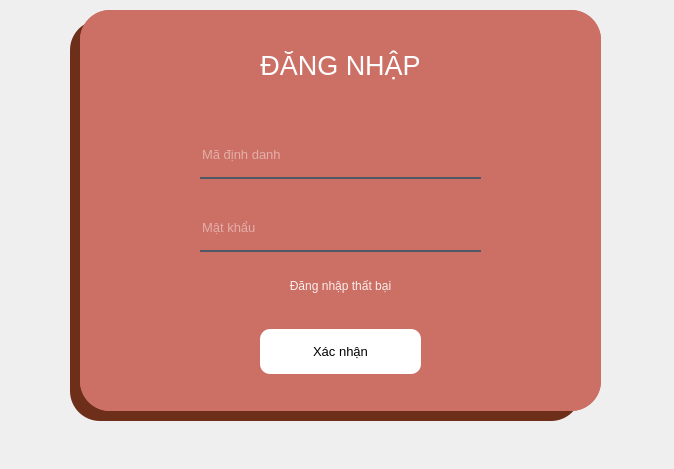
<?xml version="1.0" encoding="UTF-8"?>
<ui version="4.0">
 <class>Form</class>
 <widget class="QWidget" name="Form">
  <property name="geometry">
   <rect>
    <x>0</x>
    <y>0</y>
    <width>674</width>
    <height>469</height>
   </rect>
  </property>
  <property name="windowTitle">
   <string>Form</string>
  </property>
  <widget class="QFrame" name="frame_2">
   <property name="geometry">
    <rect>
     <x>80</x>
     <y>10</y>
     <width>521</width>
     <height>401</height>
    </rect>
   </property>
   <property name="styleSheet">
    <string notr="true">background-color:rgba(245,229,223,255);
background-color: rgb(255, 0, 0);
background-color: rgba(204, 111, 101);
border-radius: 30px;</string>
   </property>
   <property name="frameShape">
    <enum>QFrame::StyledPanel</enum>
   </property>
   <property name="frameShadow">
    <enum>QFrame::Raised</enum>
   </property>
   <layout class="QVBoxLayout" name="verticalLayout">
    <property name="spacing">
     <number>0</number>
    </property>
    <property name="leftMargin">
     <number>0</number>
    </property>
    <property name="topMargin">
     <number>0</number>
    </property>
    <property name="rightMargin">
     <number>0</number>
    </property>
    <property name="bottomMargin">
     <number>0</number>
    </property>
    <item>
     <widget class="QFrame" name="frame_6">
      <property name="frameShape">
       <enum>QFrame::StyledPanel</enum>
      </property>
      <property name="frameShadow">
       <enum>QFrame::Raised</enum>
      </property>
      <layout class="QVBoxLayout" name="verticalLayout_2">
       <item>
        <widget class="QLabel" name="label_2">
         <property name="font">
          <font>
           <family>MS Shell Dlg 2</family>
           <pointsize>20</pointsize>
           <weight>50</weight>
           <italic>false</italic>
           <bold>false</bold>
          </font>
         </property>
         <property name="styleSheet">
          <string notr="true">font: 20pt &quot;MS Shell Dlg 2&quot;;
color: rgb(255, 255, 255)</string>
         </property>
         <property name="text">
          <string>ĐĂNG NHẬP</string>
         </property>
         <property name="scaledContents">
          <bool>false</bool>
         </property>
         <property name="alignment">
          <set>Qt::AlignCenter</set>
         </property>
         <property name="textInteractionFlags">
          <set>Qt::LinksAccessibleByMouse</set>
         </property>
        </widget>
       </item>
      </layout>
     </widget>
    </item>
    <item>
     <widget class="QFrame" name="frame_4">
      <property name="minimumSize">
       <size>
        <width>30</width>
        <height>150</height>
       </size>
      </property>
      <property name="frameShape">
       <enum>QFrame::StyledPanel</enum>
      </property>
      <property name="frameShadow">
       <enum>QFrame::Raised</enum>
      </property>
      <layout class="QVBoxLayout" name="verticalLayout_3">
       <property name="spacing">
        <number>15</number>
       </property>
       <property name="leftMargin">
        <number>120</number>
       </property>
       <property name="topMargin">
        <number>0</number>
       </property>
       <property name="rightMargin">
        <number>120</number>
       </property>
       <property name="bottomMargin">
        <number>0</number>
       </property>
       <item>
        <widget class="QLineEdit" name="lineEdit_3">
         <property name="minimumSize">
          <size>
           <width>0</width>
           <height>40</height>
          </size>
         </property>
         <property name="font">
          <font>
           <pointsize>10</pointsize>
          </font>
         </property>
         <property name="styleSheet">
          <string notr="true">background-color: rgba(0,0,0,0);
border: none;
border-bottom: 2px solid rgba(46,82,101,200);
color: #fbedeb;
padding-bottom: 7px;</string>
         </property>
         <property name="placeholderText">
          <string>Mã định danh</string>
         </property>
        </widget>
       </item>
       <item>
        <widget class="QLineEdit" name="lineEdit_2">
         <property name="minimumSize">
          <size>
           <width>0</width>
           <height>40</height>
          </size>
         </property>
         <property name="baseSize">
          <size>
           <width>50</width>
           <height>50</height>
          </size>
         </property>
         <property name="font">
          <font>
           <pointsize>10</pointsize>
          </font>
         </property>
         <property name="styleSheet">
          <string notr="true">background-color: rgba(0,0,0,0);
border: none;
border-bottom: 2px solid rgba(46,82,101,200);
color: #fbedeb;
padding-bottom: 7px;</string>
         </property>
         <property name="echoMode">
          <enum>QLineEdit::Password</enum>
         </property>
         <property name="placeholderText">
          <string>Mật khẩu</string>
         </property>
        </widget>
       </item>
      </layout>
     </widget>
    </item>
    <item>
     <widget class="QLabel" name="notlogin">
      <property name="minimumSize">
       <size>
        <width>20</width>
        <height>20</height>
       </size>
      </property>
      <property name="maximumSize">
       <size>
        <width>16777215</width>
        <height>30</height>
       </size>
      </property>
      <property name="font">
       <font>
        <pointsize>9</pointsize>
       </font>
      </property>
      <property name="styleSheet">
       <string notr="true">
color: #fbedeb;</string>
      </property>
      <property name="text">
       <string>Đăng nhập thất bại</string>
      </property>
      <property name="alignment">
       <set>Qt::AlignCenter</set>
      </property>
     </widget>
    </item>
    <item>
     <widget class="QFrame" name="frame_3">
      <property name="minimumSize">
       <size>
        <width>0</width>
        <height>5</height>
       </size>
      </property>
      <property name="maximumSize">
       <size>
        <width>16777215</width>
        <height>16777215</height>
       </size>
      </property>
      <property name="font">
       <font>
        <pointsize>95</pointsize>
       </font>
      </property>
      <property name="frameShape">
       <enum>QFrame::StyledPanel</enum>
      </property>
      <property name="frameShadow">
       <enum>QFrame::Raised</enum>
      </property>
      <layout class="QVBoxLayout" name="verticalLayout_4">
       <property name="leftMargin">
        <number>180</number>
       </property>
       <property name="topMargin">
        <number>0</number>
       </property>
       <property name="rightMargin">
        <number>180</number>
       </property>
       <item>
        <widget class="QPushButton" name="pushButton">
         <property name="minimumSize">
          <size>
           <width>0</width>
           <height>45</height>
          </size>
         </property>
         <property name="font">
          <font>
           <pointsize>10</pointsize>
          </font>
         </property>
         <property name="styleSheet">
          <string notr="true">QPushButton#pushButton{
	background-color: rgb(255, 255, 255);
   border-radius: 10px;
}

QPushButton#pushButton:hover {
	background-color:rgb(117, 12, 26);
	
}
</string>
         </property>
         <property name="text">
          <string>Xác nhận</string>
         </property>
        </widget>
       </item>
      </layout>
     </widget>
    </item>
   </layout>
  </widget>
  <widget class="QFrame" name="frame_5">
   <property name="geometry">
    <rect>
     <x>70</x>
     <y>20</y>
     <width>511</width>
     <height>401</height>
    </rect>
   </property>
   <property name="styleSheet">
    <string notr="true">background-color: #6e2f1a;
border-radius: 30px;</string>
   </property>
   <property name="frameShape">
    <enum>QFrame::StyledPanel</enum>
   </property>
   <property name="frameShadow">
    <enum>QFrame::Raised</enum>
   </property>
  </widget>
  <zorder>frame_5</zorder>
  <zorder>frame_2</zorder>
 </widget>
 <resources/>
 <connections/>
</ui>
